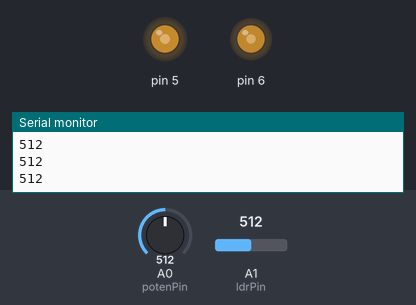
This sketch was run on a simulated Arduino Uno, built with avr-gcc and run on an emulated ATmega328P. Parts: output pins drawn as LEDs (lit = HIGH), the last lines printed to the serial monitor. Inputs (shaded band) come from the test bench; at power-on: A1 (ldrPin) = 512, A0 (potenPin) = 512.

Above: at 1.2 s.
1.3 s: A1 (ldrPin) set to 716
At 1.9 s:
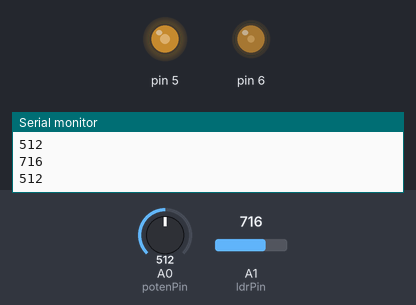
2.8 s: A0 (potenPin) set to 306
At 4.0 s:
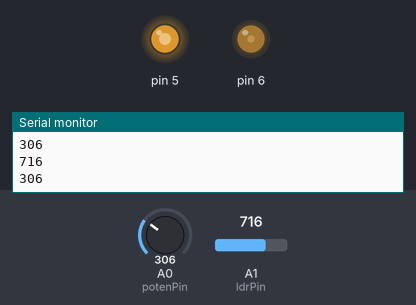
4.3 s: A0 (potenPin) set to 122
At 5.2 s:
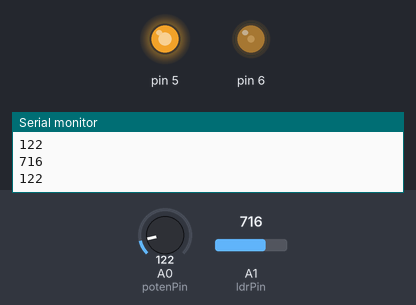
5.8 s: A1 (ldrPin) set to 511
At 6.2 s:
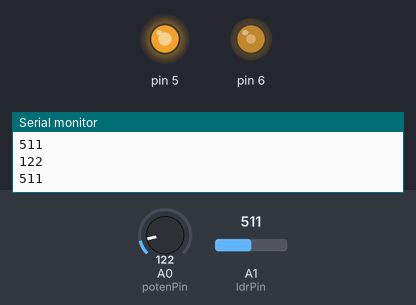
7.3 s: A1 (ldrPin) set to 0
At 7.6 s:
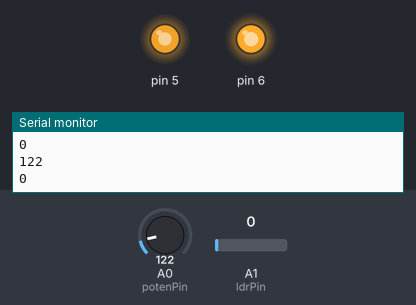
8.8 s: A0 (potenPin) set to 900
At 9.8 s:
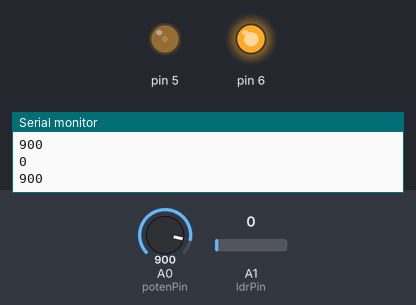
Timing chart, 0 to 11.3 s (numbered marks = the images above; inputs shaded):
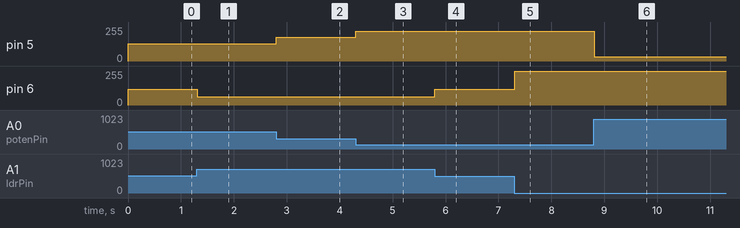

The sketch:

2sensors2led.ino
```cpp
      // value output to the PWM (analog out)

void setup() {
  Serial.begin(9600);
}

void loop() {
  int potenPin = A0;
  int ldrPin = A1;

  int potenValue = analogRead(potenPin);
  int ldrValue = analogRead(ldrPin);

  int poten = map(potenValue,0,1023,255,0);
  int ldr = map(ldrValue,0,950,255,0);

  if(poten > 10){
    analogWrite(5, poten);
  }else{
    digitalWrite(5,LOW);
  }
  analogWrite(6, ldr);

  Serial.println(ldrValue);
  Serial.println(potenValue);

  delay(2);
}
```

Measured:
- after the input at 1.3 s, pin 6: 118/255 → 63/255 at once
- after the input at 2.8 s, pin 5: 128/255 → 179/255 at once
- after the input at 4.3 s, pin 5: 179/255 → 225/255 at once
- after the input at 5.8 s, pin 6: 63/255 → 118/255 at once
- after the input at 7.3 s, pin 6: 118/255 → 255/255 at once
- after the input at 8.8 s, pin 5: 225/255 → 31/255 at once
